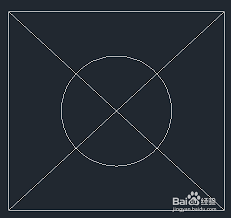
#> input picture Part15/lines.png, 231 x 218 px
$ python blog015b.py
#> lines starting #> are read from the running program, lines starting #| are printed output that depends on the picture
import cv2
import numpy as np

# 图像膨胀处理
src = cv2.imread('lines.png',cv2.IMREAD_UNCHANGED)
#> src is the input picture: shape (218, 231, 3); mean B, G, R 51.8, 44, 37

# 设置卷积核
kernel = np.ones((5,5),np.uint8)

# 图像膨胀处理
dilation = cv2.dilate(src,kernel)
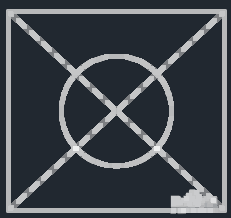
#> dilation: shape (218, 231, 3); mean B, G, R 76.4, 69.8, 64

# 显示图像
cv2.imshow('Source',src)
cv2.imshow('Dilation',dilation)
cv2.waitKey(0)
cv2.destroyAllWindows()
